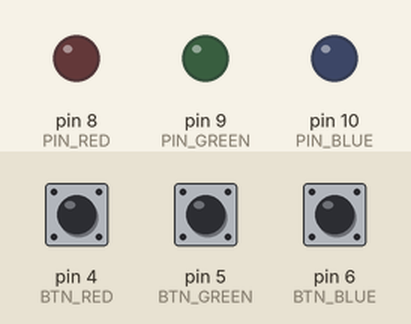
The sketch below on a simulated Arduino Uno, built with avr-gcc and run on an emulated ATmega328P. Shown: output pins drawn as LEDs (lit = HIGH). Inputs (shaded band) come from the test bench; at power-on: pin 4 (BTN_RED) HIGH, pin 5 (BTN_GREEN) HIGH, pin 6 (BTN_BLUE) HIGH.

Above: at 1.2 s.
1.3 s: pin 4 (BTN_RED) pulled LOW for 0.15 s
At 1.6 s:
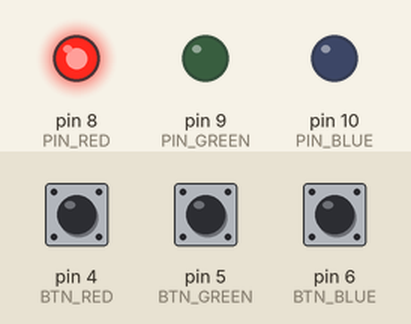
2.9 s: pin 5 (BTN_GREEN) pulled LOW for 0.15 s
At 3.9 s:
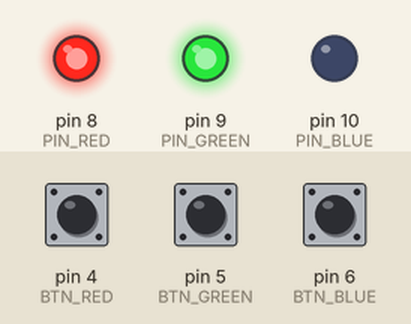
4.5 s: pin 6 (BTN_BLUE) pulled LOW for 0.15 s
At 5.3 s:
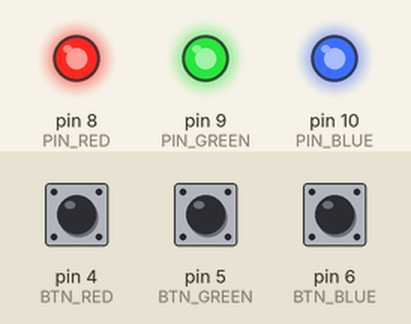
6.1 s: pin 4 (BTN_RED) pulled LOW for 1 s
At 6.4 s:
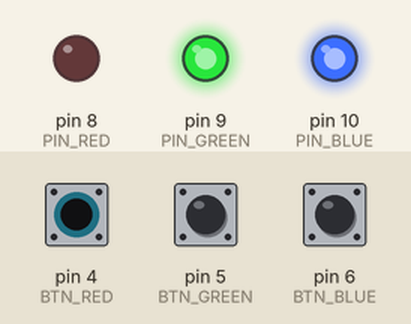
8.6 s: pin 5 (BTN_GREEN) pulled LOW for 1 s
At 9.5 s:
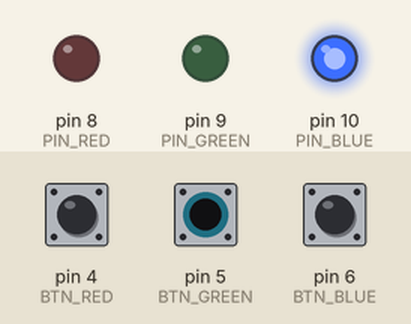
11.1 s: pin 4 (BTN_RED) pulled LOW for 0.15 s
At 11.4 s:
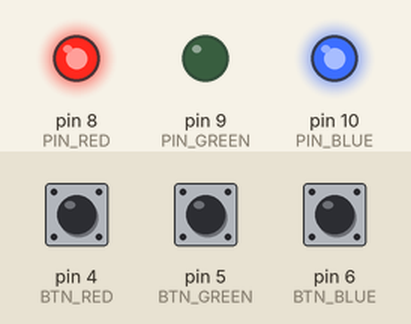
Timing chart, 0 to 13.7 s (numbered marks = the images above; inputs shaded):
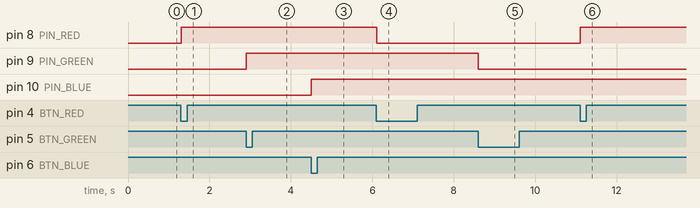

The sketch:

2.ino
```cpp
const int BTN_RED = 4;
const int BTN_GREEN = 5;
const int BTN_BLUE = 6;

const int PIN_RED = 8;
const int PIN_GREEN = 9;
const int PIN_BLUE = 10;

bool is_red_on = false;
bool is_green_on = false;
bool is_blue_on = false;

bool last_red_state = HIGH;
bool last_green_state = HIGH;
bool last_blue_state = HIGH;

void setup() {
  pinMode(BTN_RED, INPUT_PULLUP);
  pinMode(BTN_GREEN, INPUT_PULLUP);
  pinMode(BTN_BLUE, INPUT_PULLUP);

  pinMode(PIN_RED, OUTPUT);
  pinMode(PIN_GREEN, OUTPUT);
  pinMode(PIN_BLUE, OUTPUT);
}

void loop() {
  change_stat(BTN_RED, PIN_RED, &is_red_on, &last_red_state);
  change_stat(BTN_GREEN, PIN_GREEN, &is_green_on, &last_green_state);
  change_stat(BTN_BLUE, PIN_BLUE, &is_blue_on, &last_blue_state);
  delay(5);
}

void change_stat(int btn_pin, int led_pin, bool* status, bool* last_state) {
  bool current_state = digitalRead(btn_pin);

  if (current_state == LOW && *last_state == HIGH) {
    // Detects the press and release of the button
    *status = !(*status);
    digitalWrite(led_pin, *status ? HIGH : LOW);
  }

  *last_state = current_state; // Update the last state
}
```

Measured:
- after the input at 1.3 s, pin 8 (PIN_RED): LOW → HIGH at once
- after the input at 2.9 s, pin 9 (PIN_GREEN): LOW → HIGH at once
- after the input at 4.5 s, pin 10 (PIN_BLUE): LOW → HIGH at once
- after the input at 6.1 s, pin 8 (PIN_RED): HIGH → LOW at once
- after the input at 8.6 s, pin 9 (PIN_GREEN): HIGH → LOW at once
- after the input at 11.1 s, pin 8 (PIN_RED): LOW → HIGH at once
